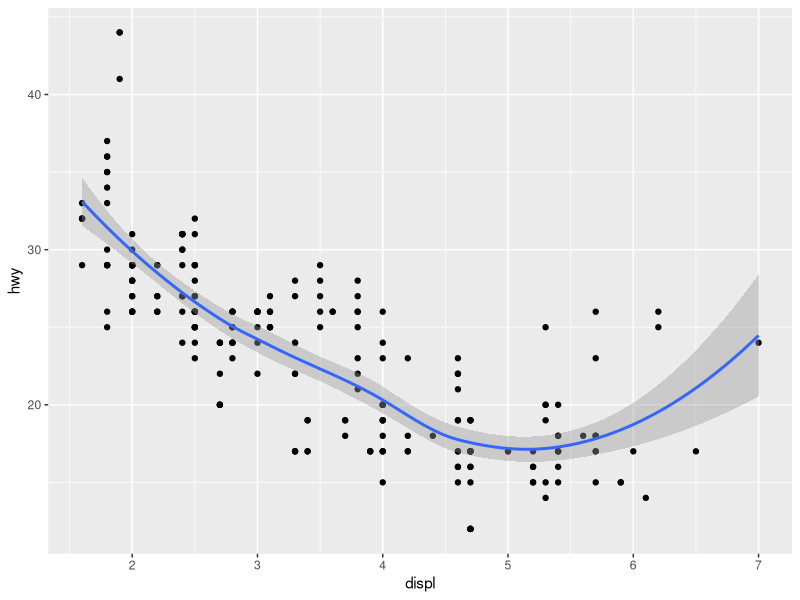
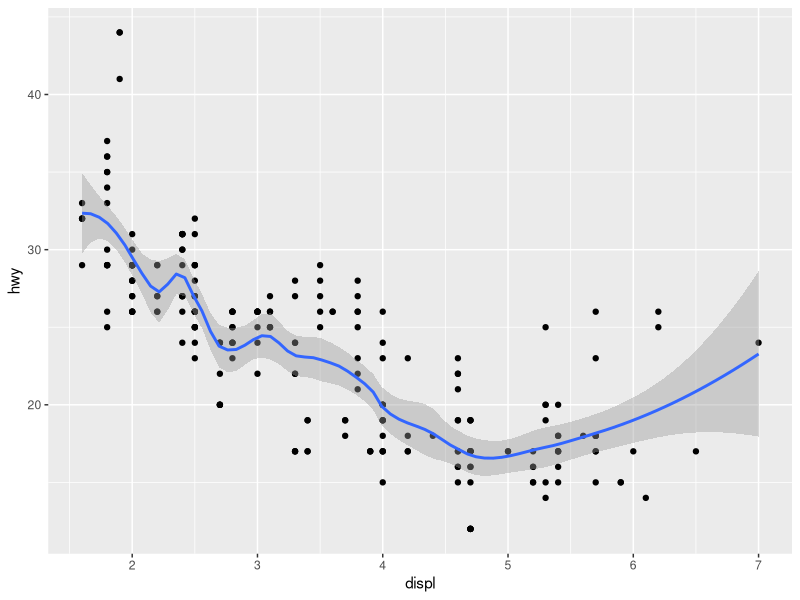
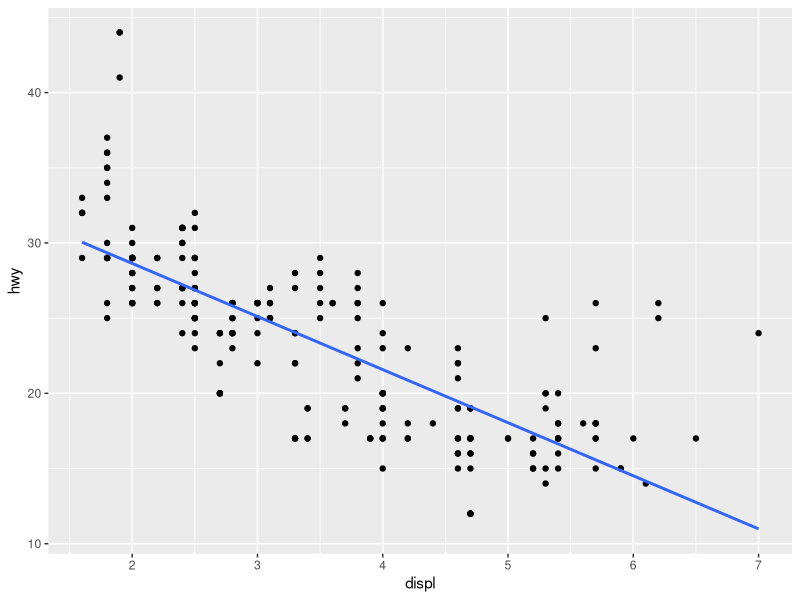
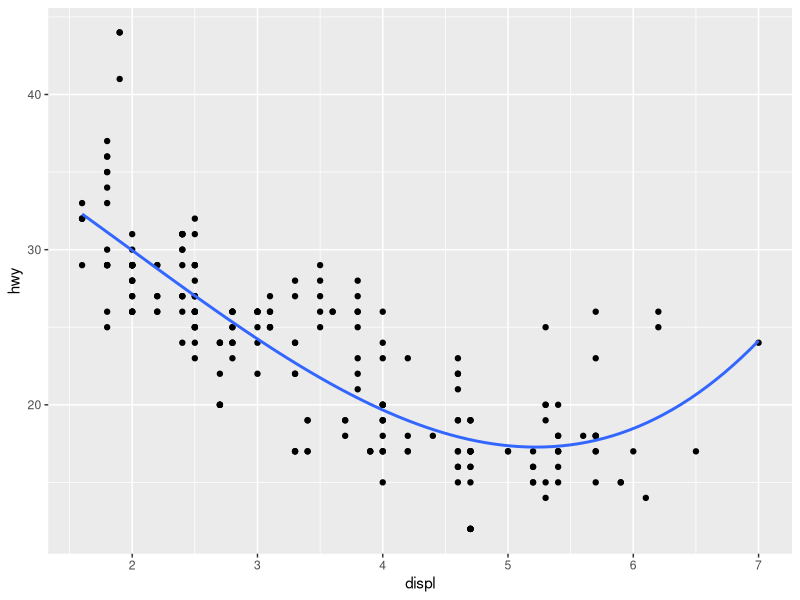
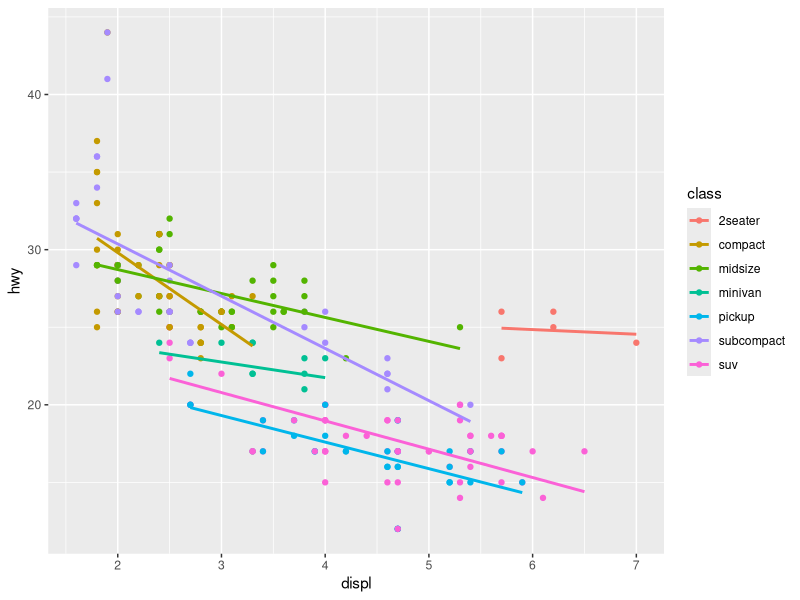
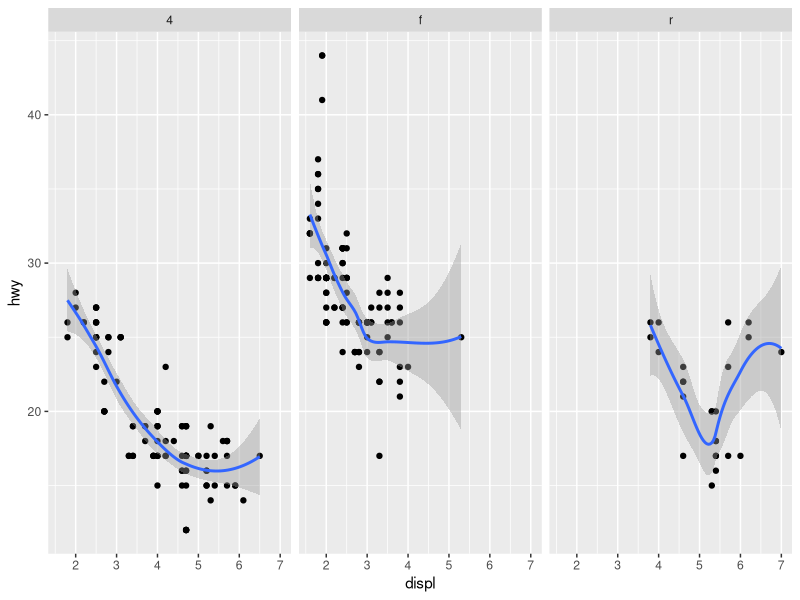
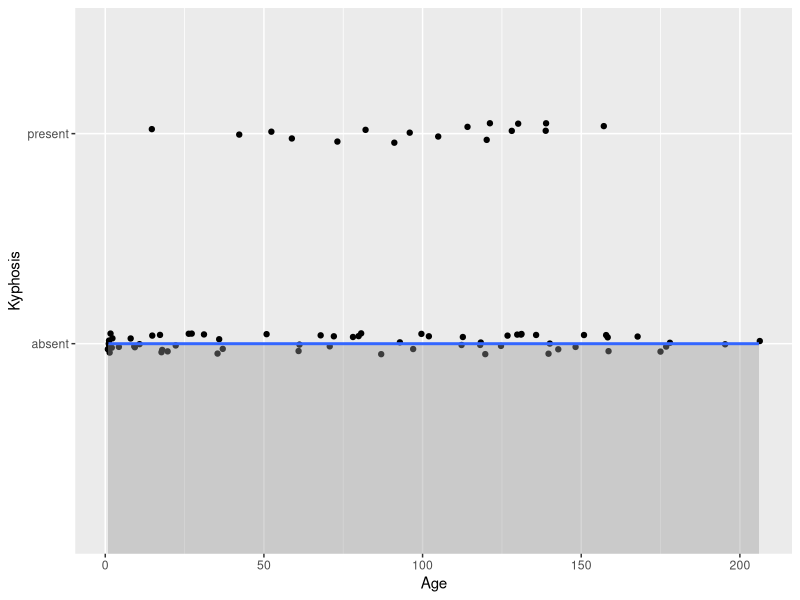
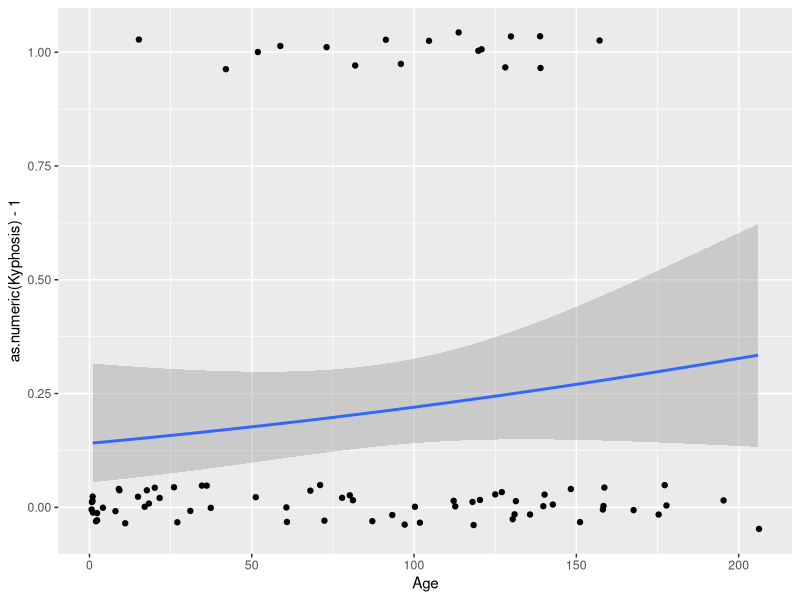

These charts were generated, in order, by the following R code:
library(ggplot2)


### Name: geom_smooth
### Title: Smoothed conditional means
### Aliases: geom_smooth stat_smooth

### ** Examples

ggplot(mpg, aes(displ, hwy)) +
  geom_point() +
  geom_smooth()

# Use span to control the "wiggliness" of the default loess smoother.
# The span is the fraction of points used to fit each local regression:
# small numbers make a wigglier curve, larger numbers make a smoother curve.
ggplot(mpg, aes(displ, hwy)) +
  geom_point() +
  geom_smooth(span = 0.3)

# Instead of a loess smooth, you can use any other modelling function:
ggplot(mpg, aes(displ, hwy)) +
  geom_point() +
  geom_smooth(method = lm, se = FALSE)

ggplot(mpg, aes(displ, hwy)) +
  geom_point() +
  geom_smooth(method = lm, formula = y ~ splines::bs(x, 3), se = FALSE)

# Smooths are automatically fit to each group (defined by categorical
# aesthetics or the group aesthetic) and for each facet.

ggplot(mpg, aes(displ, hwy, colour = class)) +
  geom_point() +
  geom_smooth(se = FALSE, method = lm)
ggplot(mpg, aes(displ, hwy)) +
  geom_point() +
  geom_smooth(span = 0.8) +
  facet_wrap(~drv)

## No test: 
binomial_smooth <- function(...) {
  geom_smooth(method = "glm", method.args = list(family = "binomial"), ...)
}
# To fit a logistic regression, you need to coerce the values to
# a numeric vector lying between 0 and 1.
ggplot(rpart::kyphosis, aes(Age, Kyphosis)) +
  geom_jitter(height = 0.05) +
  binomial_smooth()

ggplot(rpart::kyphosis, aes(Age, as.numeric(Kyphosis) - 1)) +
  geom_jitter(height = 0.05) +
  binomial_smooth()

ggplot(rpart::kyphosis, aes(Age, as.numeric(Kyphosis) - 1)) +
  geom_jitter(height = 0.05) +
  binomial_smooth(formula = y ~ splines::ns(x, 2))

# But in this case, it's probably better to fit the model yourself
# so you can exercise more control and see whether or not it's a good model.
## End(No test)
